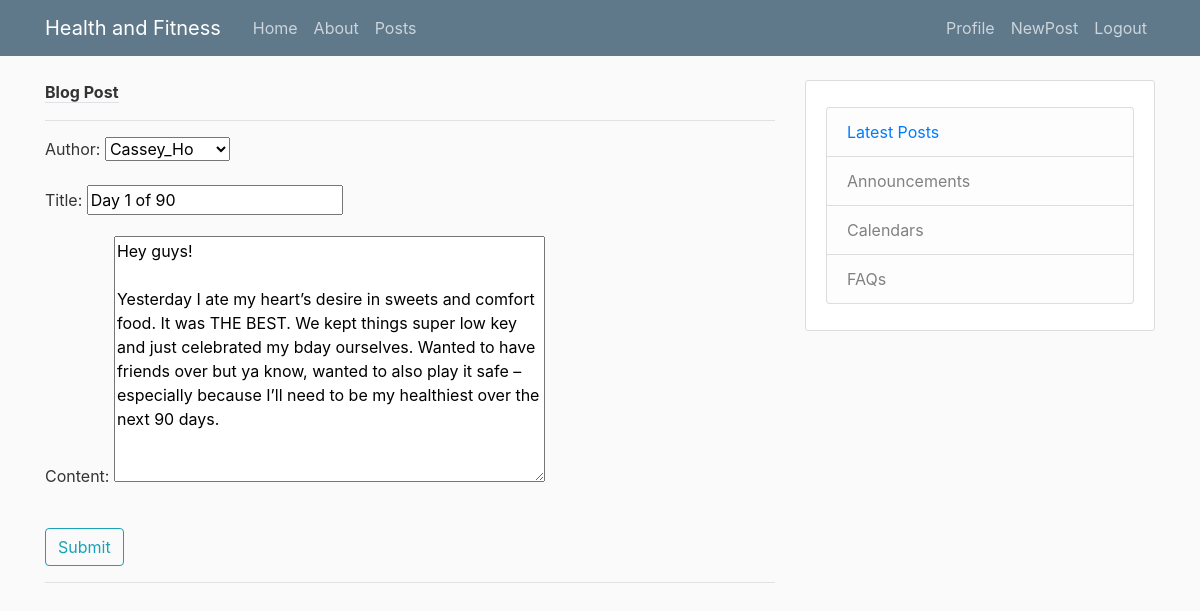
Screenshot of /posts/10/update (signed in) with the database file from the repository.
### blog/models.py (models this page shows, shortened)
class Post(models.Model):
    title = models.CharField(max_length=20)
    content = models.TextField()
    author = models.ForeignKey(User, on_delete=models.CASCADE)
    date=models.DateTimeField(default=timezone.now)

### blog/views.py (the view)
# urls.py: path('posts/<int:pk>/update',PostUpdateView.as_view(),name="posts-update"),
class PostUpdateView(LoginRequiredMixin,UserPassesTestMixin,UpdateView):
    model=Post
    fields=['author','title','content']
    def test_func(self):
        post=self.get_object()
        if self.request.user == post.author:
            return True
        return False

### blog/templates/blog/Post_form.html (shortened to what this page needs)
{% extends "blog/base.html" %}
{% block content%}
    <div class="form">
        <form method="post">
            <fieldset class="form-group">
                <strong class="border-bottom mb-4">Blog Post</strong>
                <hr>
                {{ form.as_p }}
            </fieldset>
            <div class="form-group">
                <button class="btn btn-outline-info" type="submit">
                    Submit
                </button>
            </div>
            <hr>
        </form>
    </div>
{% endblock content %}

### blog/static/blog/main.css (style rules this page uses)
body { background: #fafafa; color: #333333; margin-top: 5rem; }

### rows the page displays
Post: author "Cassey_Ho", title "Day 1 of 90", content "Hey guys! Yesterday I ate my heart’s desire in sweets and comfort food. It was THE BEST. We kept things super low key and just celebrated my bday ourselves. Wanted to have friends over but ya know, wanted to also play it safe – especially because I’ll need to be my healthiest over the next 90 days."
